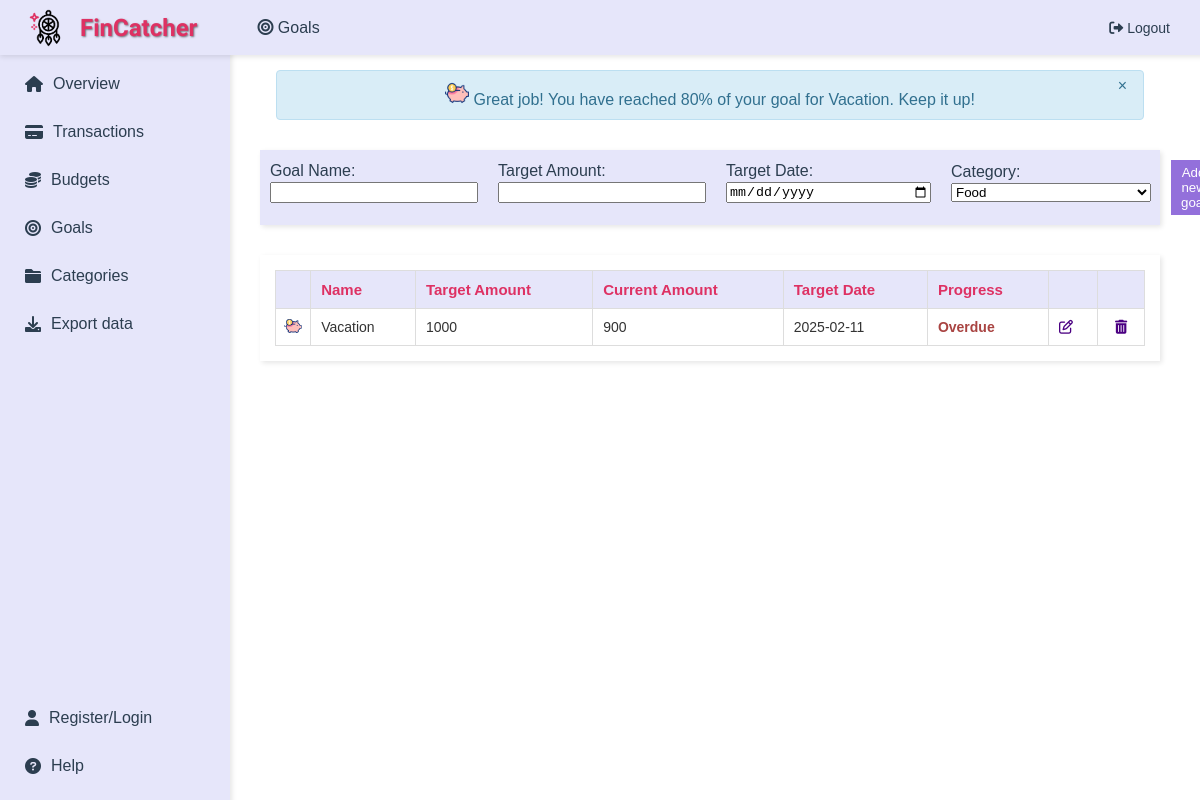
Page /goals (signed in) on the committed database.
### app/main/models.py (models this page shows, shortened)
class Goals(db.Model):
    id = db.Column(db.Integer, primary_key=True, unique=True, nullable=False)
    name = db.Column(db.String(50), nullable=False)
    target_amount = db.Column(db.Float, nullable=False)
    target_date = db.Column(db.Date, nullable=False)
    current_amount = db.Column(db.Float, nullable=False)
    progress = db.Column(db.Float, default=0)
    category_id = db.Column(db.Integer, db.ForeignKey('categories.id'), nullable=False)  # references Categories table
    user_id = db.Column(db.Integer, db.ForeignKey('user.user_id'), nullable=False)  # link to User
    __table_args__ = (UniqueConstraint('name', 'user_id', name='uix_name_user_id'),)

### app/goals/routes.py (the view, shortened to what this page needs)
@goals.route('/goals', methods=['GET', 'POST'])
@login_required # requires the user to be logged in to access this route
def goals_page():
    goals_list = Goals.query.filter_by(user_id=current_user.user_id).all()  # get all goals for the user
    categories_list = get_categories()  # get categories for the dropdown
    update_goal_progress_and_notify(current_user.user_id, category_icons)
    return render_template('show_goals.html', goals=goals_list,
                           categories=categories_list, category_gifs=category_gifs, category_icons=category_icons,
                           page_title='Goals', icon='fas fa-bullseye',
                           current_date=date.today()) # pass the current date to the template

### app/main/helpers.py (called while the page is built)
def get_transactions():
    return Transactions.query.filter_by(user_id=current_user.user_id).all()

def get_categories():
    return Categories.query.filter(
        or_(Categories.id <= 18, Categories.user_id == current_user.user_id)
    ).all()

### app/main/models.py (called while the page is built)
@login_manager.user_loader
def load_user(user_id):
    return User.query.get(int(user_id))  # query the database to retrieve the user instance corresponding to the user_id

### app/goals/templates/show_goals.html (shortened to what this page needs)
{% extends "layout.html" %}
{% block content %}
{% with messages = get_flashed_messages(with_categories=true) %}
    {% if messages %}
        <div>
            {% for category, message in messages %}
                <div style="position: relative; margin-bottom: 15px; padding: 10px; border-radius: 4px; width: 90%; margin: 10px auto; text-align: center; border: 1px solid transparent;
                            {% if category == 'success' %}
                                background-color: #dff0d8; border-color: #d0e9c6; color: #3c763d;
                            {% elif category == 'error' %}
                                background-color: #f2dede; border-color: #ebccd1; color: #a94442;
                            {% elif category == 'info' %}
                                background-color: #d9edf7; border-color: #bcdff1; color: #31708f;
                            {% endif %}
                     class="flash-message">
                    <button onclick="this.parentElement.style.display='none';" style="position: absolute; top: 5px; right: 10px; background: none; border: none; font-size: 16px; color: inherit; cursor: pointer;">&times;</button>
                    {{ message | safe }}
                </div>
            {% endfor %}
        </div>
    {% endif %}
{% endwith %}
<div style="padding: 20px; background-color: #FFFFFF;">
    <div id="goal-form" style="margin-bottom: 30px;">
        <form action="{{ url_for('goals.goals_page') }}" method="POST"
              style="background-color: #E6E6FA; padding: 10px; box-shadow: 2px 2px 5px rgba(0,0,0,0.1); display: flex; align-items: center; gap: 10px;">
            <div style="display: flex; flex-direction: column; align-items: flex-start; margin-right: 10px;">
                <label for="name" style="margin-bottom: 2px;">Goal Name:</label>
                <input type="text" id="name" name="name" style="margin-bottom: 10px; width: 200px;" required>
            </div>
            <div style="display: flex; flex-direction: column; align-items: flex-start; margin-right: 10px;">
                <label for="target_amount" style="margin-bottom: 2px;">Target Amount:</label>
                <input type="number" id="target_amount" name="target_amount" style="margin-bottom: 10px; width: 200px;" required>
            </div>
            <div style="display: flex; flex-direction: column; align-items: flex-start; margin-right: 10px;">
                <label for="target_date" style="margin-bottom: 2px;">Target Date:</label>
                <input type="date" id="target_date" name="target_date" style="margin-bottom: 10px; width: 200px;" required>
            </div>
            <div style="display: flex; flex-direction: column; align-items: flex-start; margin-right: 10px;">
                <label for="category" style="margin-bottom: 2px;">Category:</label>
                <select id="category" name="category_id" style="margin-bottom: 10px; width: 200px;">
                    {% for category in categories %}
                        <option value="{{ category.id }}">{{ category.name }}</option>
                    {% endfor %}
                </select>
            </div>
            <button type="submit" style="background-color: #9370DB; color: white; padding: 5px 10px; border: none; cursor: pointer;">Add new goal</button>
        </form>
    </div>
    <div id="goals-list" style="padding: 15px; box-shadow: 2px 2px 5px rgba(0,0,0,0.1); background-color: #FFFFFF;">
        <table style="width: 100%; border-collapse: collapse; text-align: left; font-size: 14px; color: #333333;">
            <thead style="background-color: #E6E6FA; color: #DE3163; font-size: 15px;">
                <tr>
                    <th style="padding: 10px; border: 1px solid #DDD;"></th>
                    <th style="padding: 10px; border: 1px solid #DDD;">Name</th>
                    <th style="padding: 10px; border: 1px solid #DDD;">Target Amount</th>
                    <th style="padding: 10px; border: 1px solid #DDD;">Current Amount</th>
                    <th style="padding: 10px; border: 1px solid #DDD;">Target Date</th>
                    <th style="padding: 10px; border: 1px solid #DDD;">Progress</th>
                    <th style="padding: 10px; border: 1px solid #DDD;"></th>
                    <th style="padding: 10px; border: 1px solid #DDD;"></th>
                </tr>
            </thead>
            <tbody>
                {% for goal in goals %}
                <tr style="background-color: #FFFFFF;">
                    <td style="padding: 0; border: 1px solid #DDD; text-align: center;">
                        <img src="{{ category_gifs[goal.category_id if goal.category_id <= 16 else 17] }}" alt="Category gif" style="width:24px; height:24px;">
                    </td>
                    <td style="padding: 10px; border: 1px solid #DDD;">{{ goal.name }}</td>
                    <td style="padding: 10px; border: 1px solid #DDD;">{{ "%.0f"|format(goal.target_amount) if goal.target_amount.is_integer() else "%.2f"|format(goal.target_amount) }}</td>
                    <td style="padding: 10px; border: 1px solid #DDD;">{{ "%.0f"|format(goal.current_amount) if goal.current_amount.is_integer() else "%.2f"|format(goal.current_amount) }}</td>
                    <td style="padding: 10px; border: 1px solid #DDD;">{{ goal.target_date }}</td>
                    <td style="padding: 10px; border: 1px solid #DDD;">
                        {% if goal.current_amount >= goal.target_amount %}
                            <span style="color: #3c763d; font-weight: bold;">Completed</span>
                        {% elif goal.target_date < current_date %}
                            {% if goal.current_amount < goal.target_amount %}
                                <span style="color: #a94442; font-weight: bold;">Overdue</span>
                            {% endif %}
                        {% else %}
                            {% set percent_progress = (goal.current_amount / goal.target_amount * 100) %}
                            <span style="color:
                                {% if percent_progress > 70 %} #3c763d {% elif percent_progress > 30 %} #8a6d3b {% else %} #a94442 {% endif %}; font-weight: bold;">
                                {{ percent_progress | round(0) }}%
                            </span>
                        {% endif %}
                    </td>
                    <td style="padding: 10px; border: 1px solid #DDD;">
                        <a href="{{ url_for('goals.edit_goal', id=goal.id) }}" class="edit-btn" style="color: #4B0082;">
                            <i class="fa-regular fa-pen-to-square"></i>
                        </a>
                    </td>
                    <td style="padding: 10px; border: 1px solid #DDD;">
                        <div style="display: flex; justify-content: center; align-items: center; gap: 0;">
                            <a href="#" class="delete-btn" style="color: #4B0082;" onclick="confirmDelete(event, {{ goal.id }});">
                                <i class="fas fa-trash-alt"></i>
                            </a>
                        </div>
                    </td>
                </tr>
                {% endfor %}
            </tbody>
        </table>
    </div>
</div>
{% endblock %}

### app/main/templates/layout.html (style rules this page uses)
body { margin: 0; font-family: Arial, sans-serif; background-color: #ffffff; color: #2c3e50; }

### rows in the picture
Goals: name "Vacation", target_amount "1000", current_amount "900", target_date "2025-02-11", shows "Overdue"

### other values in the picture
{{ page_title }} "Goals"
{{ message | safe }} "Great job! You have reached 80% of your goal for Vacation. Keep it up!"
form field category_id "Food"
